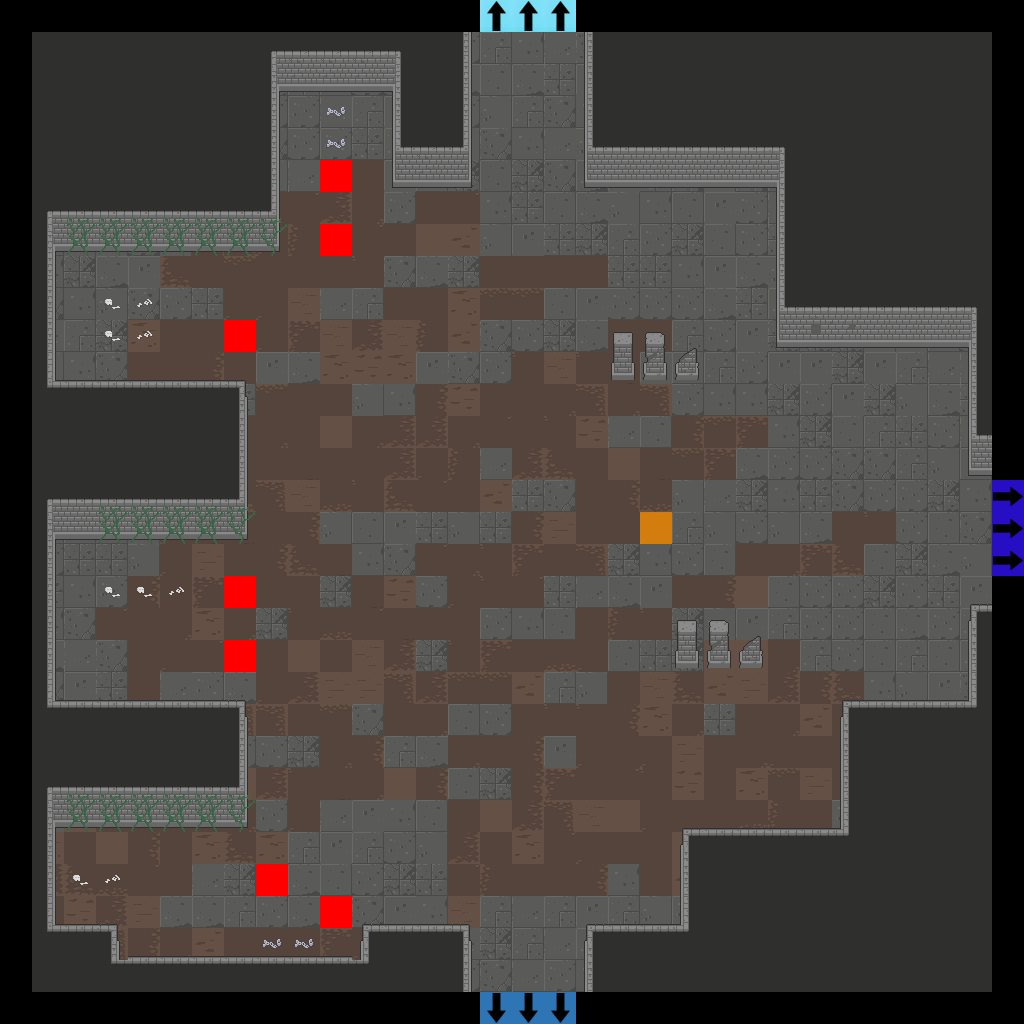

The image is a tile-based game level rendered from a .tmx file. Its description and source (layers, tilesets, objects; grid data summarised) follow:
An orthogonal 32x32 tile map with 32x32 px tiles, 7 tile layers (Floor, Walls, Doors, Pillars, ...), 2 tilesets.

<map version="1.2" tiledversion="2019.04.18" orientation="orthogonal" renderorder="right-down" width="32" height="32" tilewidth="32" tileheight="32" infinite="0" nextlayerid="22" nextobjectid="1">
 <tileset firstgid="1" source="Dungeon_Tileset_2.tsx" />
 <tileset firstgid="321" source="flags.tsx" />
 <layer id="15" name="Floor" width="32" height="32">
  <data>[1024 cells, 900 non-empty, 42 distinct tile ids]</data>
 </layer>
 <layer id="16" name="Walls" width="32" height="32">
  <data>[1024 cells, 398 non-empty, 32 distinct tile ids]</data>
 </layer>
 <layer id="17" name="Doors" width="32" height="32">
  <data>[1024 cells, 0 non-empty, 0 distinct tile ids]</data>
 </layer>
 <layer id="18" name="Pillars" width="32" height="32">
  <data>[1024 cells, 12 non-empty, 6 distinct tile ids]</data>
 </layer>
 <layer id="19" name="Candles" width="32" height="32">
  <data>[1024 cells, 0 non-empty, 0 distinct tile ids]</data>
 </layer>
 <layer id="20" name="Debris" width="32" height="32">
  <data>[1024 cells, 49 non-empty, 7 distinct tile ids]</data>
 </layer>
 <layer id="21" name="Flags" width="32" height="32">
  <data>[1024 cells, 17 non-empty, 5 distinct tile ids]</data>
 </layer>
</map>
